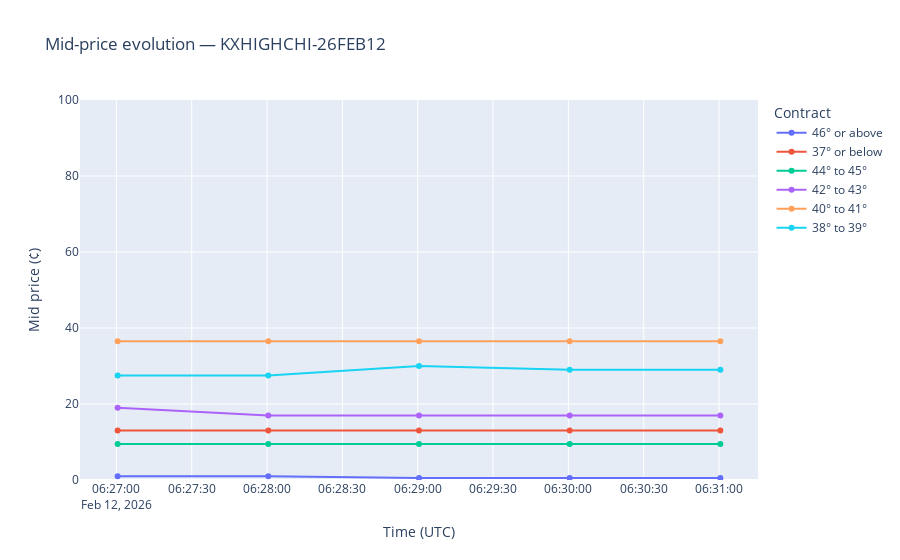
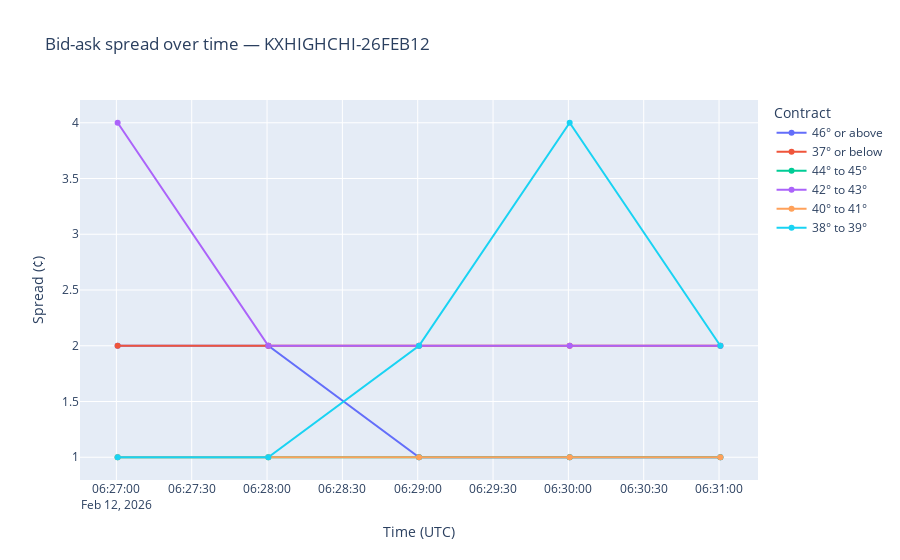

The cell these charts' notebook holds for them, in order:
### Markdown cell above
## 5. Price evolution over time

Shows `yes_bid`, `yes_ask`, and `mid_price` for every contract across all snapshots.

### Code cell
em = event_mkt()

if em["snapshot_ts"].nunique() < 2:
    display(Markdown("> **Only 1 snapshot available** — price evolution chart will be "
                     "more useful once more snapshots are collected.  "
                     "Showing current values as a bar chart instead."))
    fig = px.bar(
        em.sort_values("mid_price", ascending=False),
        x="subtitle", y="mid_price",
        color="subtitle",
        title=f"Current implied probabilities — {selected_event()}",
        labels={"mid_price": "Mid price (¢ = implied %)", "subtitle": "Contract"},
    )
    fig.update_layout(showlegend=False, yaxis_range=[0, 100])
    fig.show()
else:
    fig = px.line(
        em.sort_values("snapshot_ts"),
        x="snapshot_ts", y="mid_price",
        color="subtitle",
        title=f"Mid-price evolution — {selected_event()}",
        labels={"mid_price": "Mid price (¢)", "snapshot_ts": "Time (UTC)"},
        markers=True,
    )
    fig.update_layout(
        yaxis_range=[0, 100],
        hovermode="x unified",
        legend_title_text="Contract",
    )
    fig.show()

    # Bid-ask spread over time
    fig2 = px.line(
        em.sort_values("snapshot_ts"),
        x="snapshot_ts", y="spread",
        color="subtitle",
        title=f"Bid-ask spread over time — {selected_event()}",
        labels={"spread": "Spread (¢)", "snapshot_ts": "Time (UTC)"},
        markers=True,
    )
    fig2.update_layout(hovermode="x unified", legend_title_text="Contract")
    fig2.show()

### Figure 1 — Plotly figure (JSON) as saved in the notebook; plotly's stock layout.template omitted (floating-point values rounded to 4 significant figures)
{"data": [{"hovertemplate": "subtitle=46° or above<br>Time (UTC)=%{x}<br>Mid price (¢)=%{y}<extra></extra>", "legendgroup": "46° or above", "line": {"color": "#636efa", "dash": "solid"}, "marker": {"symbol": "circle"}, "mode": "lines+markers", "name": "46° or above", "orientation": "v", "showlegend": true, "type": "scatter", "x": ["2026-02-12T06:27:00.504999", "2026-02-12T06:28:00.507997", "2026-02-12T06:29:00.510740", "2026-02-12T06:30:00.513099", "2026-02-12T06:31:00.520056"], "xaxis": "x", "y": [1.0, 1.0, 0.5, 0.5, 0.5], "yaxis": "y"}, {"hovertemplate": "subtitle=37° or below<br>Time (UTC)=%{x}<br>Mid price (¢)=%{y}<extra></extra>", "legendgroup": "37° or below", "line": {"color": "#EF553B", "dash": "solid"}, "marker": {"symbol": "circle"}, "mode": "lines+markers", "name": "37° or below", "orientation": "v", "showlegend": true, "type": "scatter", "x": ["2026-02-12T06:27:00.504999", "2026-02-12T06:28:00.507997", "2026-02-12T06:29:00.510740", "2026-02-12T06:30:00.513099", "2026-02-12T06:31:00.520056"], "xaxis": "x", "y": [13.0, 13.0, 13.0, 13.0, 13.0], "yaxis": "y"}, {"hovertemplate": "subtitle=44° to 45°<br>Time (UTC)=%{x}<br>Mid price (¢)=%{y}<extra></extra>", "legendgroup": "44° to 45°", "line": {"color": "#00cc96", "dash": "solid"}, "marker": {"symbol": "circle"}, "mode": "lines+markers", "name": "44° to 45°", "orientation": "v", "showlegend": true, "type": "scatter", "x": ["2026-02-12T06:27:00.504999", "2026-02-12T06:28:00.507997", "2026-02-12T06:29:00.510740", "2026-02-12T06:30:00.513099", "2026-02-12T06:31:00.520056"], "xaxis": "x", "y": [9.5, 9.5, 9.5, 9.5, 9.5], "yaxis": "y"}, {"hovertemplate": "subtitle=42° to 43°<br>Time (UTC)=%{x}<br>Mid price (¢)=%{y}<extra></extra>", "legendgroup": "42° to 43°", "line": {"color": "#ab63fa", "dash": "solid"}, "marker": {"symbol": "circle"}, "mode": "lines+markers", "name": "42° to 43°", "orientation": "v", "showlegend": true, "type": "scatter", "x": ["2026-02-12T06:27:00.504999", "2026-02-12T06:28:00.507997", "2026-02-12T06:29:00.510740", "2026-02-12T06:30:00.513099", "2026-02-12T06:31:00.520056"], "xaxis": "x", "y": [19.0, 17.0, 17.0, 17.0, 17.0], "yaxis": "y"}, {"hovertemplate": "subtitle=40° to 41°<br>Time (UTC)=%{x}<br>Mid price (¢)=%{y}<extra></extra>", "legendgroup": "40° to 41°", "line": {"color": "#FFA15A", "dash": "solid"}, "marker": {"symbol": "circle"}, "mode": "lines+markers", "name": "40° to 41°", "orientation": "v", "showlegend": true, "type": "scatter", "x": ["2026-02-12T06:27:00.504999", "2026-02-12T06:28:00.507997", "2026-02-12T06:29:00.510740", "2026-02-12T06:30:00.513099", "2026-02-12T06:31:00.520056"], "xaxis": "x", "y": [36.5, 36.5, 36.5, 36.5, 36.5], "yaxis": "y"}, {"hovertemplate": "subtitle=38° to 39°<br>Time (UTC)=%{x}<br>Mid price (¢)=%{y}<extra></extra>", "legendgroup": "38° to 39°", "line": {"color": "#19d3f3", "dash": "solid"}, "marker": {"symbol": "circle"}, "mode": "lines+markers", "name": "38° to 39°", "orientation": "v", "showlegend": true, "type": "scatter", "x": ["2026-02-12T06:27:00.504999", "2026-02-12T06:28:00.507997", "2026-02-12T06:29:00.510740", "2026-02-12T06:30:00.513099", "2026-02-12T06:31:00.520056"], "xaxis": "x", "y": [27.5, 27.5, 30.0, 29.0, 29.0], "yaxis": "y"}], "layout": {"hovermode": "x unified", "legend": {"title": {"text": "Contract"}, "tracegroupgap": 0}, "title": {"text": "Mid-price evolution — KXHIGHCHI-26FEB12"}, "xaxis": {"anchor": "y", "domain": [0, 1], "title": {"text": "Time (UTC)"}}, "yaxis": {"anchor": "x", "domain": [0, 1], "range": [0, 100], "title": {"text": "Mid price (¢)"}}}}

### Figure 2 — Plotly figure (JSON) as saved in the notebook; plotly's stock layout.template omitted (floating-point values rounded to 4 significant figures)
{"data": [{"hovertemplate": "subtitle=46° or above<br>Time (UTC)=%{x}<br>Spread (¢)=%{y}<extra></extra>", "legendgroup": "46° or above", "line": {"color": "#636efa", "dash": "solid"}, "marker": {"symbol": "circle"}, "mode": "lines+markers", "name": "46° or above", "orientation": "v", "showlegend": true, "type": "scatter", "x": ["2026-02-12T06:27:00.504999", "2026-02-12T06:28:00.507997", "2026-02-12T06:29:00.510740", "2026-02-12T06:30:00.513099", "2026-02-12T06:31:00.520056"], "xaxis": "x", "y": [2, 2, 1, 1, 1], "yaxis": "y"}, {"hovertemplate": "subtitle=37° or below<br>Time (UTC)=%{x}<br>Spread (¢)=%{y}<extra></extra>", "legendgroup": "37° or below", "line": {"color": "#EF553B", "dash": "solid"}, "marker": {"symbol": "circle"}, "mode": "lines+markers", "name": "37° or below", "orientation": "v", "showlegend": true, "type": "scatter", "x": ["2026-02-12T06:27:00.504999", "2026-02-12T06:28:00.507997", "2026-02-12T06:29:00.510740", "2026-02-12T06:30:00.513099", "2026-02-12T06:31:00.520056"], "xaxis": "x", "y": [2, 2, 2, 2, 2], "yaxis": "y"}, {"hovertemplate": "subtitle=44° to 45°<br>Time (UTC)=%{x}<br>Spread (¢)=%{y}<extra></extra>", "legendgroup": "44° to 45°", "line": {"color": "#00cc96", "dash": "solid"}, "marker": {"symbol": "circle"}, "mode": "lines+markers", "name": "44° to 45°", "orientation": "v", "showlegend": true, "type": "scatter", "x": ["2026-02-12T06:27:00.504999", "2026-02-12T06:28:00.507997", "2026-02-12T06:29:00.510740", "2026-02-12T06:30:00.513099", "2026-02-12T06:31:00.520056"], "xaxis": "x", "y": [1, 1, 1, 1, 1], "yaxis": "y"}, {"hovertemplate": "subtitle=42° to 43°<br>Time (UTC)=%{x}<br>Spread (¢)=%{y}<extra></extra>", "legendgroup": "42° to 43°", "line": {"color": "#ab63fa", "dash": "solid"}, "marker": {"symbol": "circle"}, "mode": "lines+markers", "name": "42° to 43°", "orientation": "v", "showlegend": true, "type": "scatter", "x": ["2026-02-12T06:27:00.504999", "2026-02-12T06:28:00.507997", "2026-02-12T06:29:00.510740", "2026-02-12T06:30:00.513099", "2026-02-12T06:31:00.520056"], "xaxis": "x", "y": [4, 2, 2, 2, 2], "yaxis": "y"}, {"hovertemplate": "subtitle=40° to 41°<br>Time (UTC)=%{x}<br>Spread (¢)=%{y}<extra></extra>", "legendgroup": "40° to 41°", "line": {"color": "#FFA15A", "dash": "solid"}, "marker": {"symbol": "circle"}, "mode": "lines+markers", "name": "40° to 41°", "orientation": "v", "showlegend": true, "type": "scatter", "x": ["2026-02-12T06:27:00.504999", "2026-02-12T06:28:00.507997", "2026-02-12T06:29:00.510740", "2026-02-12T06:30:00.513099", "2026-02-12T06:31:00.520056"], "xaxis": "x", "y": [1, 1, 1, 1, 1], "yaxis": "y"}, {"hovertemplate": "subtitle=38° to 39°<br>Time (UTC)=%{x}<br>Spread (¢)=%{y}<extra></extra>", "legendgroup": "38° to 39°", "line": {"color": "#19d3f3", "dash": "solid"}, "marker": {"symbol": "circle"}, "mode": "lines+markers", "name": "38° to 39°", "orientation": "v", "showlegend": true, "type": "scatter", "x": ["2026-02-12T06:27:00.504999", "2026-02-12T06:28:00.507997", "2026-02-12T06:29:00.510740", "2026-02-12T06:30:00.513099", "2026-02-12T06:31:00.520056"], "xaxis": "x", "y": [1, 1, 2, 4, 2], "yaxis": "y"}], "layout": {"hovermode": "x unified", "legend": {"title": {"text": "Contract"}, "tracegroupgap": 0}, "title": {"text": "Bid-ask spread over time — KXHIGHCHI-26FEB12"}, "xaxis": {"anchor": "y", "domain": [0, 1], "title": {"text": "Time (UTC)"}}, "yaxis": {"anchor": "x", "domain": [0, 1], "title": {"text": "Spread (¢)"}}}}
